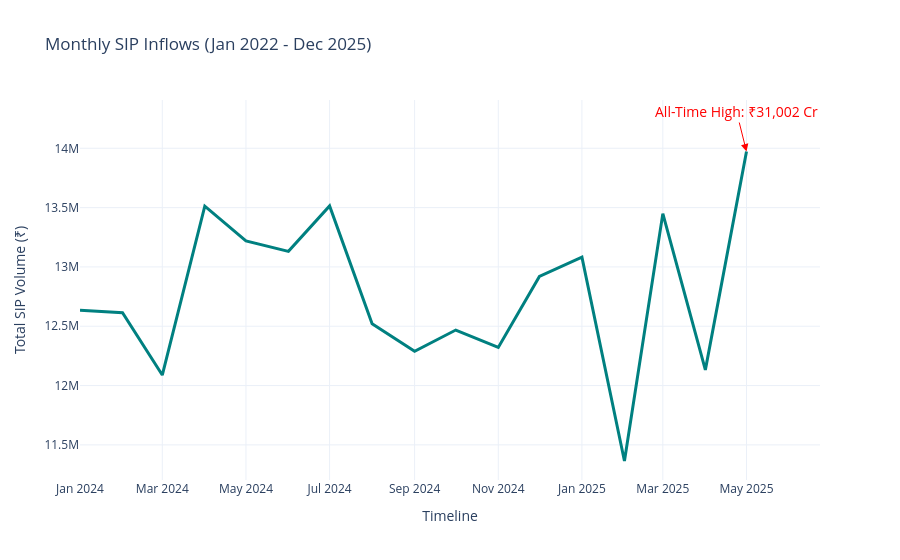

The notebook cell saved with this chart:
### Code cell
#sip growth trend
import plotly.express as px
import plotly.graph_objects as go
from pathlib import Path

img_dir = Path('../reports/images')
img_dir.mkdir(parents=True, exist_ok=True)



query = """
SELECT strftime('%Y-%m',transaction_date) AS month,SUM(amount_inr) as total_sip_vol
FROM fact_transactions
WHERE transaction_type = 'Sip'
GROUP BY month
ORDER BY month
"""


df_sip = pd.read_sql(query,con)


fig = px.line(
    df_sip,
    x='month',
    y='total_sip_vol',
    title='Monthly SIP Inflows (Jan 2022 - Dec 2025)',
    labels={'month': 'Timeline', 'total_sip_vol': 'Total SIP Volume (₹)'},
    template='plotly_white'
)

max_row = df_sip.loc[df_sip['total_sip_vol'].idxmax()]
peak_month = max_row['month']
peak_value = max_row['total_sip_vol']

fig.add_annotation(
    x=peak_month,
    y=peak_value,
    text="All-Time High: ₹31,002 Cr",
    showarrow=True,
    arrowhead=2,
    arrowsize=1.5,
    arrowcolor="red",
    font=dict(size=14, color="red"),
    ay=-40
)

fig.update_traces(line=dict(color='teal', width=3))
fig.show()

fig.write_image(img_dir / 'sip_inflow_trend.png')
print("image saved")

### Figure 1 — Plotly figure (JSON) as saved in the notebook; plotly's stock layout.template omitted (floating-point values rounded to 4 significant figures)
{"data": [{"hovertemplate": "Timeline=%{x}<br>Total SIP Volume (₹)=%{y}<extra></extra>", "legendgroup": "", "line": {"color": "teal", "dash": "solid", "width": 3}, "marker": {"symbol": "circle"}, "mode": "lines", "name": "", "orientation": "v", "showlegend": false, "x": ["2024-01", "2024-02", "2024-03", "2024-04", "2024-05", "2024-06", "2024-07", "2024-08", "2024-09", "2024-10", "2024-11", "2024-12", "2025-01", "2025-02", "2025-03", "2025-04", "2025-05"], "xaxis": "x", "y": [12635349, 12613376, 12088413, 13512385, 13218606, 13131150, 13513884, 12521433, 12288778, 12467875, 12321673, 12920130, 13082145, 11363922, 13449360, 12132001, 13973011], "yaxis": "y", "type": "scatter"}], "layout": {"xaxis": {"anchor": "y", "domain": [0.0, 1.0], "title": {"text": "Timeline"}}, "yaxis": {"anchor": "x", "domain": [0.0, 1.0], "title": {"text": "Total SIP Volume (₹)"}}, "legend": {"tracegroupgap": 0}, "title": {"text": "Monthly SIP Inflows (Jan 2022 - Dec 2025)"}, "annotations": [{"arrowcolor": "red", "arrowhead": 2, "arrowsize": 1.5, "ay": -40, "font": {"color": "red", "size": 14}, "showarrow": true, "text": "All-Time High: ₹31,002 Cr", "x": "2025-05", "y": 13973011}]}}
